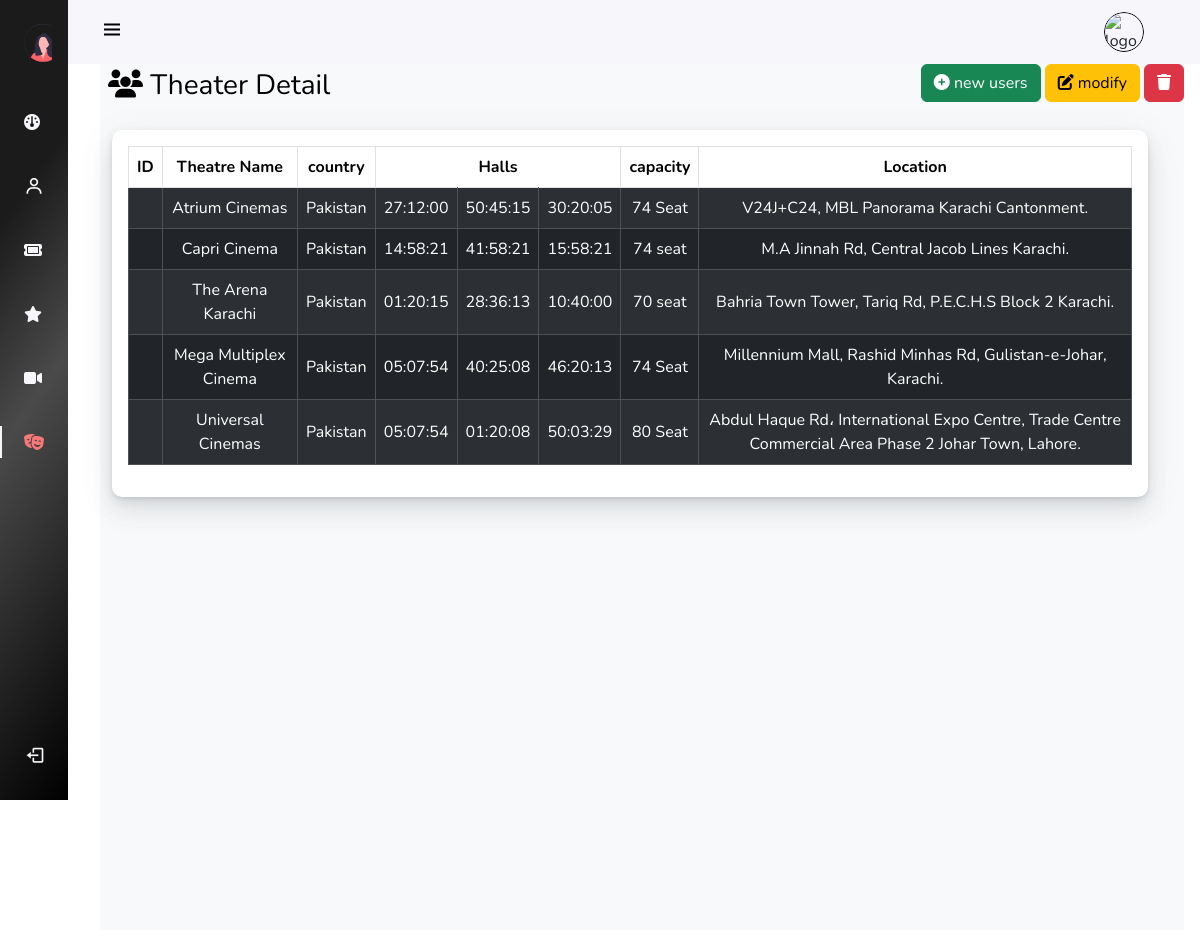
The page /AdminPanel/Pages/Theaters.php on the database its author committed.
### tables this page shows
CREATE TABLE `theatre` (
  `theater_id` int(11) NOT NULL,
  `theater-title` varchar(255) NOT NULL,
  `country` varchar(255) NOT NULL,
  `Hall-1` time NOT NULL,
  `Hall-2` time NOT NULL,
  `Hall-3` time NOT NULL,
  `capacity` varchar(74) NOT NULL,
  `Location` varchar(255) NOT NULL
);

### AdminPanel/Pages/Theaters.php (the view, shortened to what this page needs)
<?php
include("scripts.php");
include("Config.php");
?>
<!DOCTYPE html>
<html lang="en">
<head>
    <link rel="stylesheet" href="../assets/css/bootstrap-5.0.2-dist/css/bootstrap.min.css">
    <link rel="stylesheet" href="../assets/css/instyle.css">
    <link rel="stylesheet" href="https://cdnjs.cloudflare.com/ajax/libs/font-awesome/6.3.0/css/all.min.css">
</head>
<body id="body-pd">
    <header class="header" id="header">
        <div class="header_toggle"> <i class='bx bx-menu' id="header-toggle"></i> </div>
        <div class="d-flex" >
                <div class="header_img ms-auto mx-4"> <img class="img-fluid" src="../assets/images/uploads/<?php echo $_SESSION['picture'] ;?> "
                style="width:40px;height:40px;border:1px solid black;border-radius:50px;"  alt="logo"> </div>
             </div>
      </header>
    <div class="l-navbar" id="nav-bar">
        <nav class="nav">
            <div>
                 <a href="#" class="nav_logo"> <img src="../assets/images/adminlogo.svg" alt="">  <span class="nav_logo-name">Admin &nbsp;Panel </span> </a>
                <div class="nav_list">
                    <a href="../index.php" class="nav_link  "> <i class="fa-solid fa-gauge"></i>
                     </a>
                     <a href="../Pages/Users.php" class="nav_link "> <i class='bx bx-user nav_icon'></i>
                    <span class="nav_name ">Users</span> </a>
                    <a href="../Pages/booking.php" class="nav_link  " > <i class="fa-solid fa-ticket"></i> <span class="nav_name">bookings</span> </a>
                    <a href="../Pages/reviews.php" class="nav_link"> <i class="fa-solid fa-star"></i><span class="nav_name">reviews</span> </a>
                    <a href="../Pages/Movies.php" class="nav_link"> <i class="fa-solid fa-video"></i> <span class="nav_name">movies</span> </a>
                    <a href="../Pages/Theaters.php" class="nav_link active"><i class="fa-solid fa-masks-theater"></i> <span class="nav_name">theatre</span> </a>
                    </div>
              </div>
                       <a href="#" class="nav_link">
                <form action="logout.php" method="POST">
                <button class="btn btn-transparent m-0 p-0" type="submit" name="Signout">
                    <i class='bx bx-log-out nav_icon'></i> <span class="nav_name">SignOut</span>
                 </a>
          </nav>
    </div>
    <div class="height-100 bg-light main-container ">
<div class="user-l d-flex ">
<a href="#" class="user-head"> <i class="fa-solid fa-users"></i> <span class="nav_name">Theater Detail</span> </a>
<div class="ms-auto">
            <form action="delete.php" method="POST"  >
            <button class="btn btn-success ">
            <i class="fa-solid fa-circle-plus"></i>  new users</button>
            <button class="btn btn-warning ">
            <i class="fa-solid fa-pen-to-square"></i> modify</button>
            <button type="submit" name="del_movie_data" class="btn btn-danger "><i class="fa-solid fa-trash"></i> </button>
            </form>
       </div>
</div><br>
    <div class="height-100 bg-light main-container">
    <div class="page-content page-container" id="page-content">
    <div class="padding">
        <div class="row container d-flex justify-content-center">
<div class="col-lg-12 grid-margin stretch-card">
              <div class="card">
                <div class="card-body">
                  <div class="table-responsive">
                    <table class="table table-striped table-bordered table-hover align-middle text-center">
                      <thead>
                        <tr>
                          <th>ID</th>
                          <th>Theatre Name</th>
                          <th>country</th>
                          <th colspan="3" class="text-center">Halls</th>
                          <th>capacity</th>
                          <th>Location</th>
                        </tr>
                      </thead>
                      <tbody class="table table-dark table-striped">
                      <?php
            $data = mysqli_query($conn,"SELECT * from theatre");
            while ($theater_data = mysqli_fetch_array($data)){
              ?>
            <tr>
              <th><?php echo $theater_data["theater-id"] ?></th>
              <td><?php echo $theater_data["theater-title"] ?></td>
              <td><?php echo $theater_data["country"] ?></td>
              <td><?php echo $theater_data["Hall-1"] ?></td>
              <td><?php echo $theater_data["Hall-2"] ?></td>
              <td><?php echo $theater_data["Hall-3"] ?></td>
              <td><?php echo $theater_data["capacity"] ?></td>
              <td><?php echo $theater_data["Location"] ?></td>
            </tr>
        <?php  } ?>
        </tbody>
                    </table>
                  </div>
                </div>
              </div>
            </div>
            </div>
              </div>
            </div>
     </div>

### AdminPanel/Pages/scripts.php (shortened to what this page needs)
<!DOCTYPE html>
<html lang="en">
<head>
    <link rel="stylesheet" href="https://cdnjs.cloudflare.com/ajax/libs/font-awesome/6.3.0/css/all.min.css" />    <link rel="stylesheet" href="https://cdn.jsdelivr.net/npm/boxicons@latest/css/boxicons.min.css">
    <link rel="stylesheet" href="https://cdn.jsdelivr.net/npm/bootstrap@5.0.0-beta1/dist/css/bootstrap.min.css">
</head>
<body>
</body>
</html>

### AdminPanel/assets/css/instyle.css (style rules this page uses)
:root { --header-height: 3rem;--nav-width: 68px; --first-color: #E46568; --first-color-light: #AFA5D9; --white-color: #F7F6FB; --body-font: 'Nunito', sans-serif; --gradient:linear-gradient(125deg,#5D48A6,#94378C,#CD2671); --normal-font-size: 1rem;--z-fixed: 100 }
body { position: relative; margin: var(--header-height) 0 0 0; padding: 0 1rem; font-family: var(--body-font); font-size: var(--normal-font-size); transition: .5s }
a { text-decoration: none }
.header { width: 100%; height: var(--header-height); position: fixed;top: 0; left: 0; display: flex; align-items: center; justify-content: space-between; padding: 0 1rem; background-color: var(--white-color); z-index: var(--z-fixed); transition: .5s }
.header_toggle { color: black; font-size: 1.5rem; cursor: pointer }
.header_img { width: 35px; height: 35px; display: flex; justify-content: center; border-radius: 50%; overflow: hidden }
.header_img img { width: 40px; }
.l-navbar { position: fixed; top: 0;left: -30%; width: var(--nav-width); height: 100vh; background:linear-gradient(125deg,rgb(27, 27, 27) 25%,rgb(75, 74, 74) 50%,black) 100%; padding: .5rem 1rem 0 0; transition: .5s; z-index: var(--z-fixed) }
.nav { height: 100%; display: flex;flex-direction: column; justify-content: space-between; overflow: hidden }
.nav_logo, .nav_link { display: grid; grid-template-columns: max-content max-content; align-items: center; column-gap: 1rem;padding: .5rem 0 .5rem 1.5rem }
.nav_logo { margin-bottom: 2rem }
.nav_link { position: relative;color: var(--white-color);margin-bottom: 1.5rem;transition: .3s }
.nav_icon { font-size: 1.25rem }
.active { color: rgb(250, 119, 119) }
.active::before { content: '';position: absolute;left: 0;width: 2px;height: 32px;background-color: var(--white-color) }
.height-100 { height:100vh }
@media screen and (min-width: 768px) { body { margin: calc(var(--header-height) + 1rem) 0 0 0;padding-left: calc(var(--nav-width) + 2rem) } }
@media screen and (min-width: 768px) { .header { height: calc(var(--header-height) + 1rem);padding: 0 2rem 0 calc(var(--nav-width) + 2rem) } }
@media screen and (min-width: 768px) { .header_img { width: 40px;height: 40px } }
@media screen and (min-width: 768px) { .header_img img { width: 45px } }
@media screen and (min-width: 768px) { .l-navbar { left: 0;padding: 1rem 1rem 0 0 } }
.card { background-color: #fff; border-radius: 10px; border: none; position: relative; margin-bottom: 30px; box-shadow: 0 0.46875rem 2.1875rem rgba(90,97,105,0.1), 0 0.9375rem 1.40625rem rgba(90,97,105,0.1), 0 0.25rem 0.53125rem rgba(90,97,105,0.12), 0 0.125rem 0.1875rem rgba(90,97,105,0.1); }
.user-l .user-head { text-decoration: none; color: black; font-size: 28px; margin-left: 8px; }

### rows shown on the page
theatre: value "Atrium Cinemas", country "Pakistan", value "27:12:00", value "50:45:15", value "30:20:05", capacity "74 Seat", Location "V24J+C24, MBL Panorama Karachi Cantonment."
theatre: value "Capri Cinema", country "Pakistan", value "14:58:21", value "41:58:21", value "15:58:21", capacity "74 seat", Location "M.A Jinnah Rd, Central Jacob Lines Karachi."
theatre: value "The Arena Karachi", country "Pakistan", value "01:20:15", value "28:36:13", value "10:40:00", capacity "70 seat", Location "Bahria Town Tower, Tariq Rd, P.E.C.H.S Block 2 Karachi."
theatre: value "Mega Multiplex Cinema", country "Pakistan", value "05:07:54", value "40:25:08", value "46:20:13", capacity "74 Seat", Location "Millennium Mall, Rashid Minhas Rd, Gulistan-e-Johar, Karachi."
theatre: value "Universal Cinemas", country "Pakistan", value "05:07:54", value "01:20:08", value "50:03:29", capacity "80 Seat", Location "Abdul Haque Rd، International Expo Centre, Trade Centre Commercial Area Phase 2 Johar Town, Lahore."
